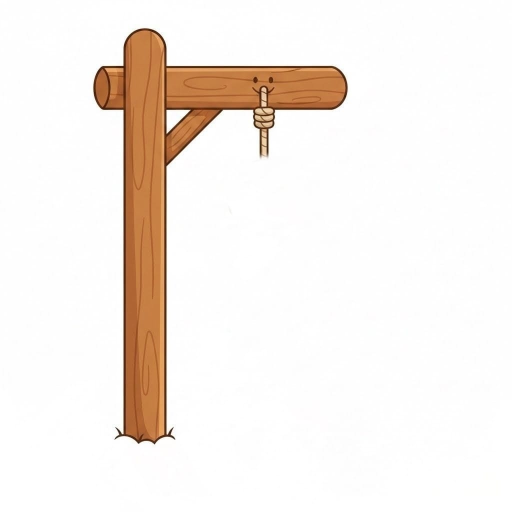
#> input picture images/hangman0.png, 1024 x 1024 px (shown at 1/2 size); its folder holds 4 pictures in this run
$ python -i main.py   (imports and definitions only)
#> lines starting #> are read from the running program, lines starting #| are printed output that depends on the picture
# ==================================================
# main.py (Beginner Friendly Version)
# ==================================================

import tkinter as tk
from tkinter import messagebox
import os
import game_logic
import words_list
from PIL import Image, ImageTk


# ==================================================
# CONFIGURATION VARIABLES
# ==================================================
HANGMAN_SIZE = (300, 300)          # Standard size for hangman images
BUTTON_SIZE = (150, 80)            # Size for button images
WINDOW_WIDTH = 600                  # Fixed window width
WINDOW_HEIGHT = 650                 # Fixed window height


# ==================================================
# GLOBAL VARIABLES
# ==================================================
root = None

# Images
hangman_images = []
hint_button_img = None
new_game_button_img = None

# Labels
hangman_label = None
hint_display_label = None
display_word_label = None
message_label = None
moves_label = None
final_status_label = None

# Entry and Buttons
guess_entry = None
guess_button = None
hint_button = None


# ==================================================
# FUNCTION: LOAD IMAGES
# ==================================================
def load_images():
    """
    Load hangman images and button images.
    Resize them to fit the window using PIL.
    """

    global hangman_images, hint_button_img, new_game_button_img

    # Load Hangman Images (0 to 6)
    for i in range(7):
        image_path = os.path.join("images", f"hangman{i}.png")
        try:
            pil_img = Image.open(image_path)
#> pil_img is the input picture: PIL image 1024x1024 RGB; mean R, G, B 245.8, 238.6, 233.1
            pil_img = pil_img.resize(HANGMAN_SIZE, Image.Resampling.LANCZOS)
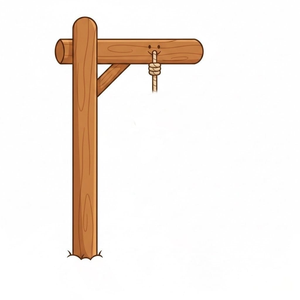
#> pil_img: PIL image 300x300 RGB; mean R, G, B 245.7, 238.5, 233
            tk_img = ImageTk.PhotoImage(pil_img)
            hangman_images.append(tk_img)
        except:
            hangman_images.append(None)
#> pass 2 of the loop in load_images, `for i in range(7):`:
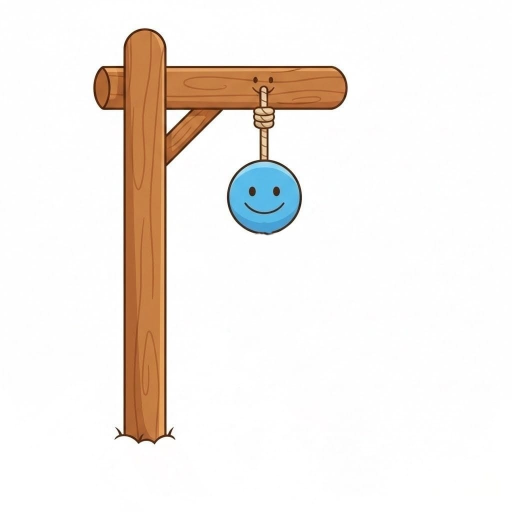
#> input picture images/hangman1.png, 1024 x 1024 px (shown at 1/2 size)
#> in load_images, pil_img is the input picture: PIL image 1024x1024 RGB; mean R, G, B 243, 237, 232.1
#> in load_images, `pil_img = pil_img.resize(HANGMAN_SIZE, Image.Resampling.LANCZOS)`:
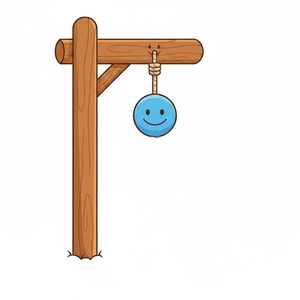
#> pil_img: PIL image 300x300 RGB; mean R, G, B 242.9, 237, 232
#> pass 3 of the loop in load_images, `for i in range(7):`:
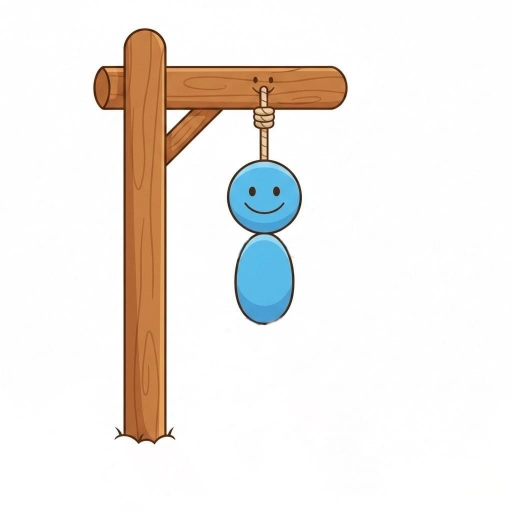
#> input picture images/hangman2.png, 1024 x 1024 px (shown at 1/2 size)
#> in load_images, pil_img is the input picture: PIL image 1024x1024 RGB; mean R, G, B 240.2, 235.6, 231.2
#> in load_images, `pil_img = pil_img.resize(HANGMAN_SIZE, Image.Resampling.LANCZOS)`:
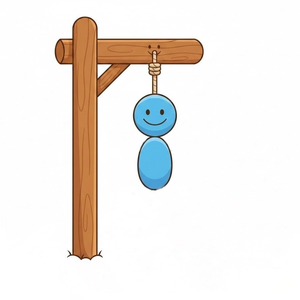
#> pil_img: PIL image 300x300 RGB; mean R, G, B 240.1, 235.5, 231.2
#> the loop made 7 passes; the first 3 are shown

    # Load Hint Button Image
    try:
        pil_hint = Image.open(os.path.join("buttons", "hint_button.png"))
        pil_hint = pil_hint.resize(BUTTON_SIZE, Image.Resampling.LANCZOS)
        hint_button_img = ImageTk.PhotoImage(pil_hint)

        pil_new = Image.open(os.path.join("buttons", "newgame_button.png"))
        pil_new = pil_new.resize(BUTTON_SIZE, Image.Resampling.LANCZOS)
        new_game_button_img = ImageTk.PhotoImage(pil_new)

    except:
        hint_button_img = None
        new_game_button_img = None


# ==================================================
# FUNCTION: UPDATE UI ON GUESS
# ==================================================
# [255 lines left out: functions update_ui_on_guess, end_game, handle_guess, handle_hint, start_game_flow, create_main_window, not called in this run]


# ==================================================
# APPLICATION ENTRY POINT
# ==================================================
# [2 lines not run here, left out]

>>> result = load_images()
